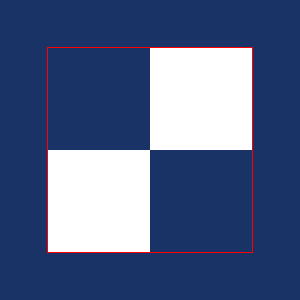

This figure's Python source:
#!/usr/bin/env python

# Demonstrate vtkCookieCutter with reversing loops and other edge cases
# by creating two quads (one CCW, one CW) and cookie-cutting them with
# a square loop, rendering the result.

# Factory overrides
import vtkmodules.vtkInteractionStyle  # noqa: F401
import vtkmodules.vtkRenderingFreeType  # noqa: F401
import vtkmodules.vtkRenderingOpenGL2  # noqa: F401

from vtkmodules.vtkCommonCore import vtkPoints
from vtkmodules.vtkCommonDataModel import vtkCellArray, vtkPolyData
from vtkmodules.vtkFiltersModeling import vtkCookieCutter
from vtkmodules.vtkRenderingCore import (
    vtkActor,
    vtkPolyDataMapper,
    vtkRenderWindow,
    vtkRenderWindowInteractor,
    vtkRenderer,
)

# Two quads with different winding orders
polys_data = vtkPolyData()
polys_points = vtkPoints()
polys_polys = vtkCellArray()
polys_data.SetPoints(polys_points)
polys_data.SetPolys(polys_polys)

polys_points.SetNumberOfPoints(8)
polys_points.SetPoint(0, 0.0, 0.0, 0.0)
polys_points.SetPoint(1, 2.0, 0.0, 0.0)
polys_points.SetPoint(2, 2.0, 2.0, 0.0)
polys_points.SetPoint(3, 0.0, 2.0, 0.0)
polys_points.SetPoint(4, -2.0, -2.0, 0.0)
polys_points.SetPoint(5, 0.0, -2.0, 0.0)
polys_points.SetPoint(6, 0.0, 0.0, 0.0)
polys_points.SetPoint(7, -2.0, 0.0, 0.0)

# CCW quad
polys_polys.InsertNextCell(4)
polys_polys.InsertCellPoint(0)
polys_polys.InsertCellPoint(1)
polys_polys.InsertCellPoint(2)
polys_polys.InsertCellPoint(3)

# CW quad (reversed)
polys_polys.InsertNextCell(4)
polys_polys.InsertCellPoint(4)
polys_polys.InsertCellPoint(7)
polys_polys.InsertCellPoint(6)
polys_polys.InsertCellPoint(5)

# Square cookie-cutting loop
loops = vtkPolyData()
loop_points = vtkPoints()
loop_polys = vtkCellArray()
loops.SetPoints(loop_points)
loops.SetPolys(loop_polys)

loop_points.SetNumberOfPoints(4)
loop_points.SetPoint(0, -1, -1, 0)
loop_points.SetPoint(1, 1, -1, 0)
loop_points.SetPoint(2, 1, 1, 0)
loop_points.SetPoint(3, -1, 1, 0)

loop_polys.InsertNextCell(4)
loop_polys.InsertCellPoint(0)
loop_polys.InsertCellPoint(1)
loop_polys.InsertCellPoint(2)
loop_polys.InsertCellPoint(3)

# Cookie cut
cookie = vtkCookieCutter()
cookie.SetInputData(polys_data)
cookie.SetLoopsData(loops)
cookie.Update()

# Cut result
mapper = vtkPolyDataMapper()
mapper.SetInputConnection(cookie.GetOutputPort())

actor = vtkActor()
actor.SetMapper(mapper)

# Loop wireframe overlay
loop_mapper = vtkPolyDataMapper()
loop_mapper.SetInputData(loops)

loop_actor = vtkActor()
loop_actor.SetMapper(loop_mapper)
loop_actor.GetProperty().SetColor(1, 0, 0)
loop_actor.GetProperty().SetRepresentationToWireframe()

# Renderer
renderer = vtkRenderer()
renderer.AddActor(actor)
renderer.AddActor(loop_actor)
renderer.SetBackground(0.1, 0.2, 0.4)

# Window
render_window = vtkRenderWindow()
render_window.AddRenderer(renderer)
render_window.SetWindowName("cookie cutter reversing loops")

# Scene
renderer.ResetCamera()

# Interactor
interactor = vtkRenderWindowInteractor()
interactor.SetRenderWindow(render_window)

interactor.Initialize()
interactor.Start()
